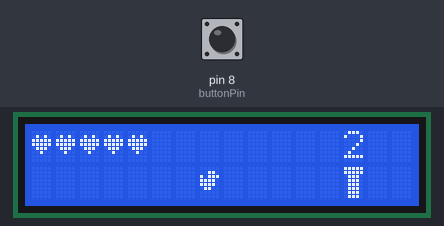
Recording of a sketch running on a simulated Arduino Uno, built with avr-gcc and run on an emulated ATmega328P. On the bench: 16×2 character LCD. The inputs (shaded band) are chosen by the test bench; at power-on: pin 8 (buttonPin) HIGH. Random numbers use the default seed unless the sketch sets one.

Above: at 1.2 s.
1.3 s: pin 8 (buttonPin) pulled LOW for 3.2 s
At 1.56 s:
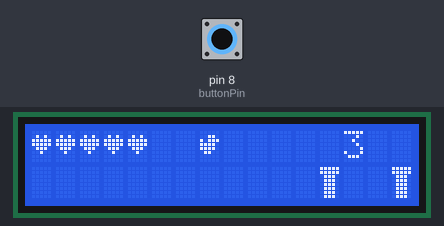
At 2.4 s:
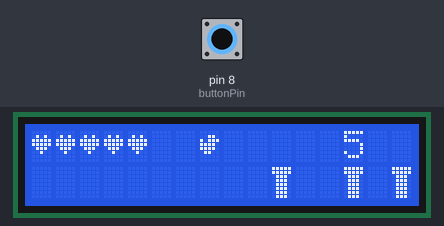
6.0 s: pin 8 (buttonPin) pulled LOW for 0.5 s
At 6.53 s:
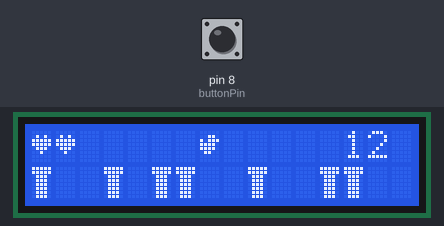
Timing chart, 0 to 9.0 s (numbered marks = the images above; inputs shaded):
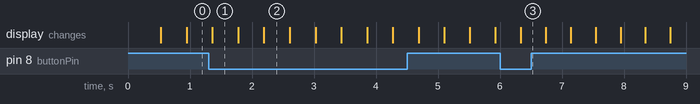

Measured:
- what the display in image 1 shows lasts 0.4 s, from 1.4 s to 1.8 s

The sketch:

flappybirds-lcd-game.ino
```cpp
#include <Wire.h>
#include <LiquidCrystal_I2C.h>

LiquidCrystal_I2C lcd(0x27, 16, 2);

#define buttonPin  8

byte pipe[8] = {
  0b11111,
  0b11111,
  0b01110,
  0b01110,
  0b01110,
  0b01110,
  0b01110,
  0b01110
};

byte bird[8] = {
  0b00000,
  0b00110,
  0b10111,
  0b11110,
  0b11110,
  0b01100,
  0b00000,
  0b00000
};

byte hit[8] = {
  0b00000,
  0b11011,
  0b01110,
  0b00100,
  0b00100,
  0b01110,
  0b11011,
  0b00000
};

byte heart[8] = {
  0b00000,
  0b01010,
  0b11111,
  0b11111,
  0b01110,
  0b00100,
  0b00000,
  0b00000
};

int pipes[16];
int birdY = 2;
int birdX = 7;
int score = 0;
int speedlvl = 400;

int life = 5; // number of lives

void setup() {
  lcd.backlight();
  Serial.begin (9600);

  randomSeed(analogRead(0));

  pinMode(buttonPin, INPUT_PULLUP);

  int i = 0;
  for (i = 0; i<16; i++) {
    pipes[i] = 0;
  }

  lcd.begin();

  lcd.createChar(0, pipe);
  lcd.createChar(1, bird);
  lcd.createChar(2, hit);
  lcd.createChar(3, heart);
}

void birdfly() {
  int buttonValue = digitalRead(buttonPin);
  int charId = 0;

  if (buttonValue == LOW) {
    birdY = 0;
    charId = 1;
  } else {
    birdY = 1;
    charId = 1;
    if (pipes[birdX] == 1) {
      charId = 2;
      life--;
      score--;
    }
  }

  lcd.setCursor(birdX, birdY);
  lcd.write((byte)charId);
}


void movePipes() {
  int dist = random(0, 2);
  // move the pipes along screen
  int i;
  for (i=1; i<16; i++) {
    pipes[i-1] = pipes[i];
  }

  if (dist == 1 && (pipes[16] == 2 || pipes[13] == 1)) {
      pipes[15] = 0;
  } else {
     pipes[15] = random(0, 2);
  }

  for (i = 0; i<16; i++) {
    if (pipes[i] != 0) {
      lcd.setCursor(i, 1);
      lcd.write((byte)0);
    }
  }

}


void showLives() {
  int i;
  for (i=0; i<life; i++) {
    lcd.setCursor(i, 0);
    lcd.write((byte)3);
  }
}

void showScore() {
  lcd.setCursor(13,0);
  lcd.print(score);
}

void loop() {
  lcd.clear();

  if (life > 0) {
    movePipes();
    birdfly();
    showLives();
    showScore();
    score++;
    speedlvl--;
  } else {
    lcd.setCursor(3, 0);
    lcd.print("GAME OVER");
    lcd.setCursor(3, 1);
    lcd.print("Score: ");
    lcd.print(score);
  }

  delay(speedlvl); // speed of pipes will decrease and move faster the more points you have

}
```
